Frame 1 (no input): blank canvas, image omitted
Frame 60 (no input): blank canvas, image omitted
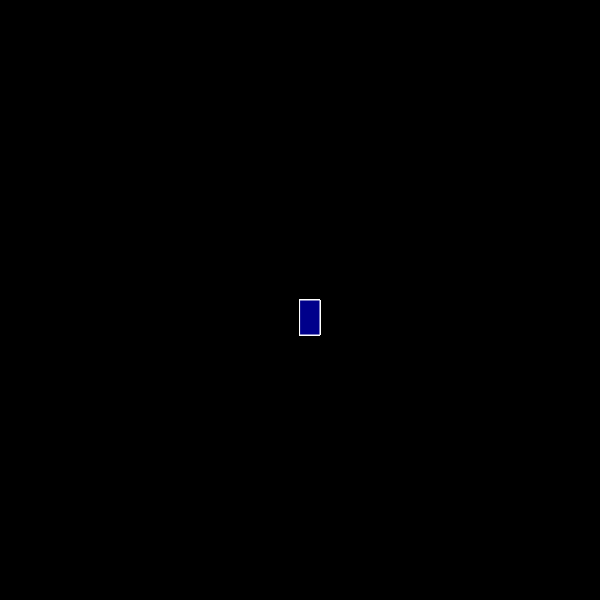
Frame 120 (the mouse pressed at the canvas centre since frame 60)

The p5.js sketch whose frames 1 and 60 were blank and that drew this single picture after the mouse press (run headless with seeded random() and noise() and a simulated clock; from frame 60 on, the mouse is pressed at the canvas centre):

// p5.js sketch
// ── sketch.js
function setup() {
    createCanvas(600, 600);
    background("black");
  }
  
  function draw() {
    stroke("white");
    fill("darkblue");
  
    // console.log(mouseIsPressed)
  
    if (mouseIsPressed) {
      rect(mouseX, mouseY, 20, 35);
    }
  }
  
